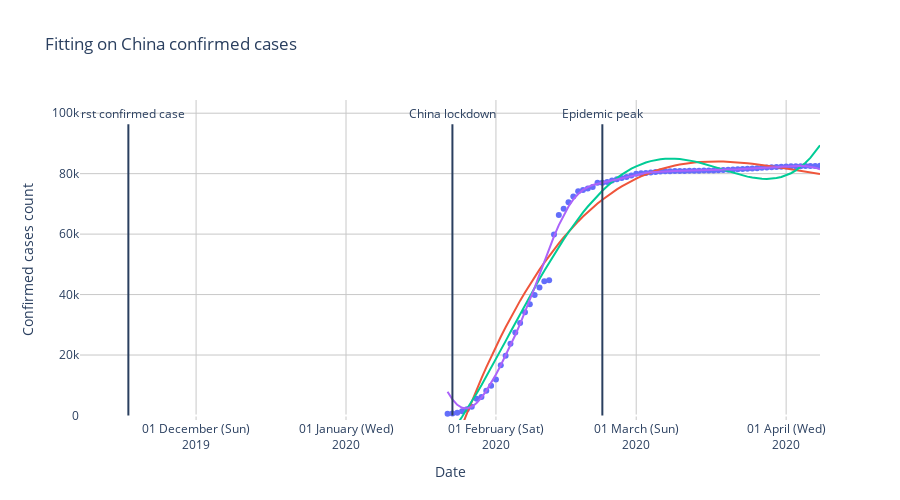

Notebook code for this chart:
### Code cell
first_confirmed_case_date = datetime.datetime.strptime("2019-11-17", "%Y-%m-%d")
china_lockdown_date = datetime.datetime.strptime("2020-01-23", "%Y-%m-%d")
china_peak_date = datetime.datetime.strptime("2020-02-23", "%Y-%m-%d")
days_between_lockdown_and_epidemic_peak = (china_peak_date-china_lockdown_date).days

fig = go.Figure()
fig.add_trace(
    go.Scatter(
        x=current_cases.columns,
        y=china_confirmed_cases.values[0],
        name="Data",
        mode="markers",
    )
)

# Polynomial fitting
y = china_confirmed_cases.values
y = y.reshape(len(y[0]), )
x = np.arange(0, len(y))

max_cases = 0
x_new = np.linspace(x[0], x[-1], len(x))
for degree in np.arange(3, 5):
    coefs, residual, rank, singular_values, rcond = np.polyfit(x,y,degree, full = True)
    f = np.poly1d(coefs)
    y_new = f(x_new)
    max_cases = max(y_new) if max_cases <= max(y_new) else max_cases
    
    #poly = [f"{degree} poly: {v:.1f} * x^{i}" for i, v in enumerate(coefs[::-1])]
    #poly = " + ".join(poly)
    poly = f"{degree} poly fitting"
    
    fig.add_trace(
        go.Scatter(
            x=current_cases.columns,
            y=y_new,
            name=poly,
        )
    )


# SVR
x = x.reshape(-1, 1)
svr = SVR(kernel="rbf", C=10000, gamma=0.01, epsilon=.001)
y=svr.fit(x, y).predict(x)
fig.add_trace(
    go.Scatter(
        x=current_cases.columns,
        y=svr.fit(x, y).predict(x),
        name="SVR fitting"
    )
)
    
fig.add_shape(
    {
        "x0": first_confirmed_case_date,
        "x1": first_confirmed_case_date,
        "y0": 0,
        "y1": max_cases + 7000
    }
)
fig.add_shape(
    {
        "x0": china_lockdown_date,
        "x1": china_lockdown_date,
        "y0": 0,
        "y1": max_cases + 7000
    }
)
fig.add_shape(
    {
        "x0": china_peak_date,
        "x1": china_peak_date,
        "y0": 0,
        "y1": max_cases + 7000
    }
)
fig.add_trace(
    go.Scatter(
        x=[first_confirmed_case_date,
           china_lockdown_date, 
           china_peak_date],
        y=[max_cases + 10000,
           max_cases + 10000,
           max_cases + 10000],
        text=["First confirmed case",
            "China lockdown", 
            "Epidemic peak"],
        mode="text",    
        showlegend=False
    )
)

fig.update_layout(
    title="Fitting on China confirmed cases",
    xaxis={"range":(first_confirmed_case_date - timedelta(days=10), current_cases.columns[-1])},
    yaxis={"range":(-1500, max_cases + 15000)},
    showlegend=False,
    height=500, 
    plot_bgcolor="rgb(255, 255, 255)",    
    xaxis_tickformat="%d %B (%a)<br>%Y"
)
fig.update_xaxes(title_text="Date",
                 gridcolor="rgb(200, 200, 200)", 
                 gridwidth=1)
fig.update_yaxes(title_text="Confirmed cases count",
                 gridcolor="rgb(200, 200, 200)", 
                 gridwidth=1)
fig.show()
